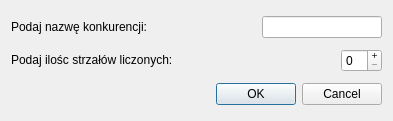
<?xml version="1.0" encoding="UTF-8"?>
<ui version="4.0">
 <class>Dialog</class>
 <widget class="QDialog" name="Dialog">
  <property name="geometry">
   <rect>
    <x>0</x>
    <y>0</y>
    <width>393</width>
    <height>121</height>
   </rect>
  </property>
  <property name="windowTitle">
   <string>Dialog</string>
  </property>
  <layout class="QGridLayout" name="gridLayout">
   <item row="4" column="0" colspan="4">
    <widget class="QDialogButtonBox" name="buttonBox">
     <property name="orientation">
      <enum>Qt::Horizontal</enum>
     </property>
     <property name="standardButtons">
      <set>QDialogButtonBox::Cancel|QDialogButtonBox::Ok</set>
     </property>
    </widget>
   </item>
   <item row="0" column="1">
    <spacer name="horizontalSpacer_2">
     <property name="orientation">
      <enum>Qt::Horizontal</enum>
     </property>
     <property name="sizeHint" stdset="0">
      <size>
       <width>40</width>
       <height>20</height>
      </size>
     </property>
    </spacer>
   </item>
   <item row="0" column="0">
    <widget class="QLabel" name="label">
     <property name="sizePolicy">
      <sizepolicy hsizetype="Maximum" vsizetype="Maximum">
       <horstretch>0</horstretch>
       <verstretch>0</verstretch>
      </sizepolicy>
     </property>
     <property name="text">
      <string>&lt;html&gt;&lt;head/&gt;&lt;body&gt;&lt;p&gt;Podaj nazwę konkurencji: &lt;/p&gt;&lt;/body&gt;&lt;/html&gt;</string>
     </property>
    </widget>
   </item>
   <item row="1" column="0">
    <widget class="QLabel" name="label_2">
     <property name="text">
      <string>&lt;html&gt;&lt;head/&gt;&lt;body&gt;&lt;p&gt;Podaj ilośc strzałów liczonych: &lt;/p&gt;&lt;/body&gt;&lt;/html&gt;</string>
     </property>
    </widget>
   </item>
   <item row="1" column="1">
    <spacer name="horizontalSpacer">
     <property name="orientation">
      <enum>Qt::Horizontal</enum>
     </property>
     <property name="sizeHint" stdset="0">
      <size>
       <width>40</width>
       <height>20</height>
      </size>
     </property>
    </spacer>
   </item>
   <item row="1" column="3">
    <widget class="QSpinBox" name="spinBox_shots_quantity">
     <property name="buttonSymbols">
      <enum>QAbstractSpinBox::PlusMinus</enum>
     </property>
    </widget>
   </item>
   <item row="1" column="2">
    <spacer name="horizontalSpacer_3">
     <property name="orientation">
      <enum>Qt::Horizontal</enum>
     </property>
     <property name="sizeHint" stdset="0">
      <size>
       <width>40</width>
       <height>20</height>
      </size>
     </property>
    </spacer>
   </item>
   <item row="0" column="2" colspan="2">
    <widget class="QLineEdit" name="lineEdit_name"/>
   </item>
  </layout>
 </widget>
 <resources/>
 <connections>
  <connection>
   <sender>buttonBox</sender>
   <signal>accepted()</signal>
   <receiver>Dialog</receiver>
   <slot>accept()</slot>
   <hints>
    <hint type="sourcelabel">
     <x>248</x>
     <y>254</y>
    </hint>
    <hint type="destinationlabel">
     <x>157</x>
     <y>274</y>
    </hint>
   </hints>
  </connection>
  <connection>
   <sender>buttonBox</sender>
   <signal>rejected()</signal>
   <receiver>Dialog</receiver>
   <slot>reject()</slot>
   <hints>
    <hint type="sourcelabel">
     <x>316</x>
     <y>260</y>
    </hint>
    <hint type="destinationlabel">
     <x>286</x>
     <y>274</y>
    </hint>
   </hints>
  </connection>
 </connections>
</ui>
